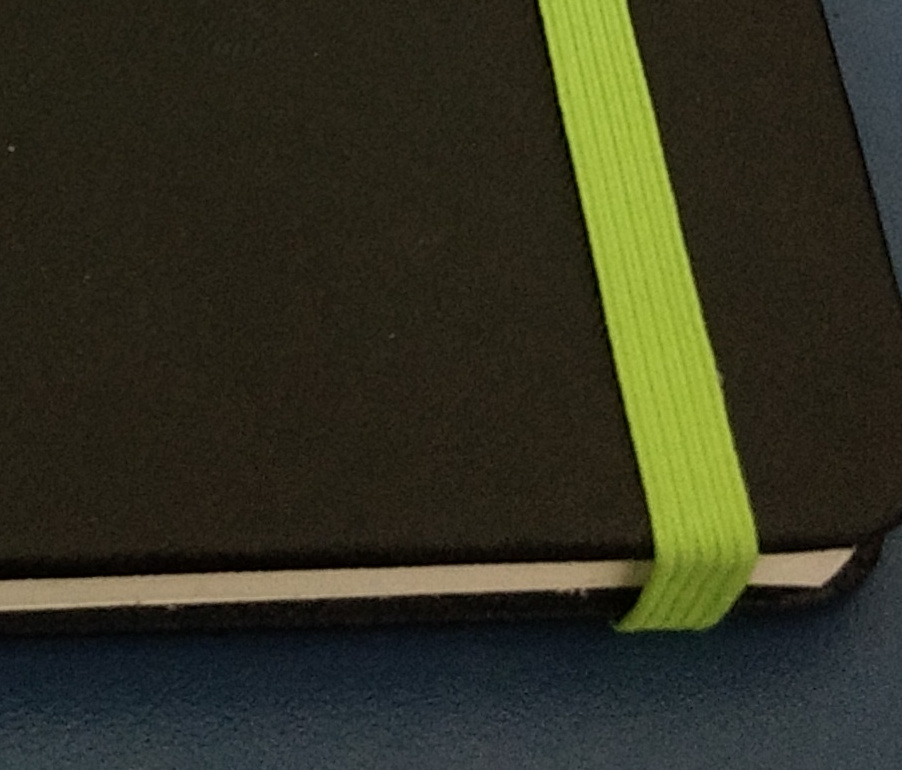
#> input picture images/ela_original.jpg, 902 x 770 px
$ python example20.py
#> lines starting #> are read from the running program, lines starting #| are printed output that depends on the picture; after the words box and inside, x2 and y2 are one past the last pixel; in counts of white or black regions, pixels touching at a corner belong together
import cv2

image = cv2.imread("../images/ela_original.jpg")
#> image is the input picture: shape (770, 902, 3); mean B, G, R 33.2, 50.3, 50.1

cv2.imshow("Original", image)

low_color = (0, 0, 150)

high_color = (255, 255, 255)

only_object = cv2.inRange(image, low_color, high_color)
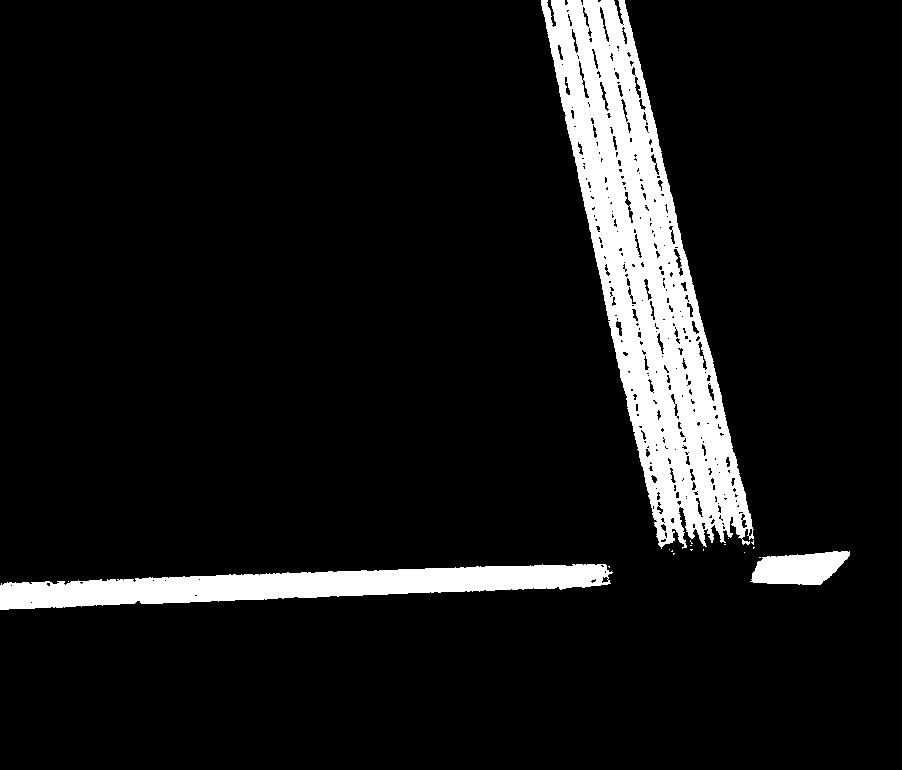
#> only_object: shape (770, 902); 9% white; 18 white regions (15 under 20 px), largest, box (x1, y1, x2, y2) and area: (541, 0, 754, 549) 45131, (0, 564, 613, 610) 15088, (750, 551, 850, 585) 2449

cv2.imshow("only object", only_object)
cv2.waitKey(0)
